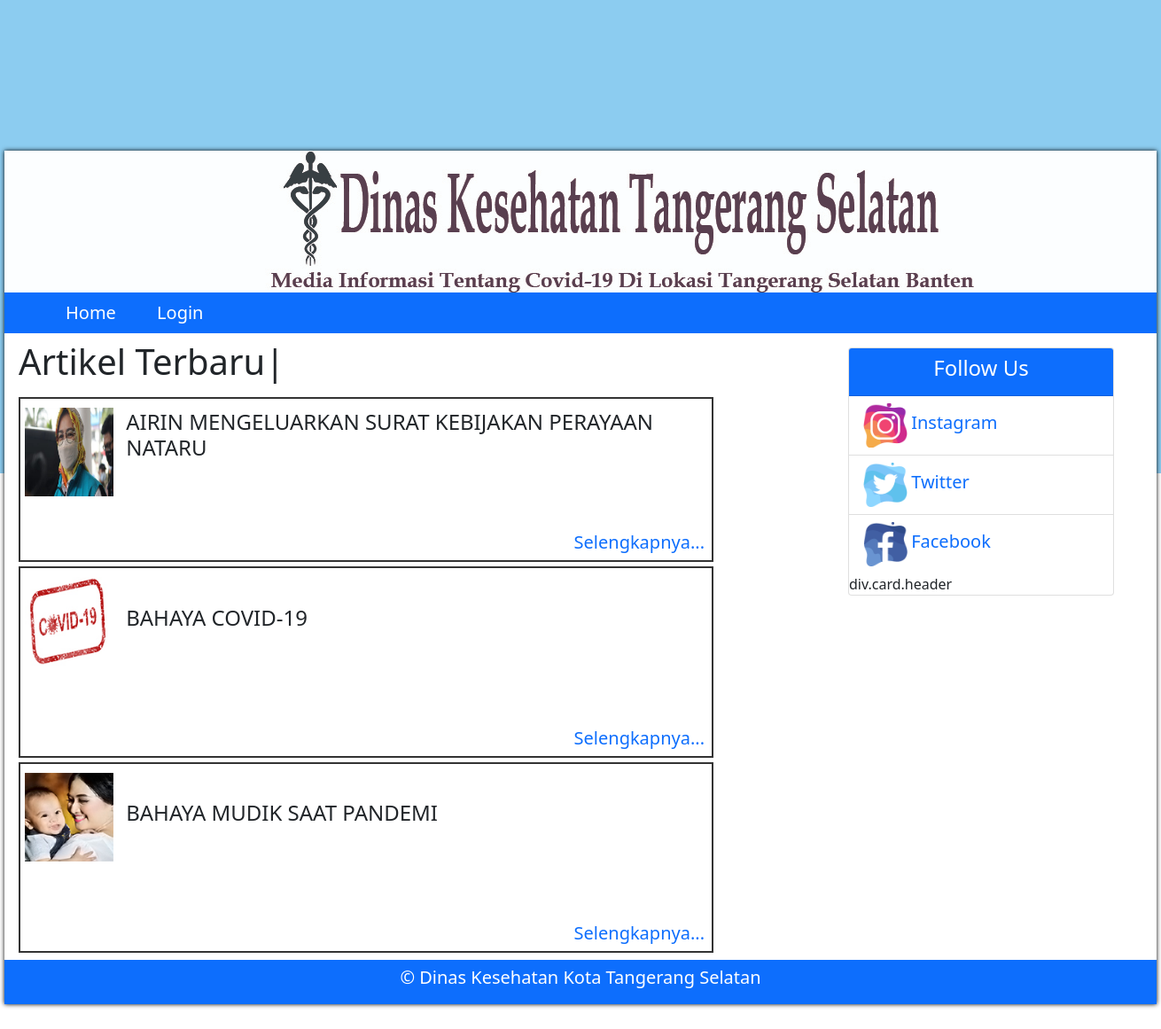
The page / on the database its author committed.
### tables this page shows
CREATE TABLE `artikel` (
  `id` int(11) NOT NULL,
  `judul` varchar(255) NOT NULL,
  `tanggal` int(11) NOT NULL,
  `isi` text NOT NULL,
  `gambar` varchar(255) NOT NULL
);

### koneksi.php (called while the page is built, shortened)
<?php
$db = mysqli_connect("localhost","root","","2021");
function query($data){
	global $db;
	$query = mysqli_query($db,$data);
	$row = [];
	while($data = mysqli_fetch_assoc($query)){
		$row[] = $data;
	}
return $row;
}
 ?>

### page/home.php (the view, shortened to what this page needs)
<?php
$query = query("SELECT * FROM artikel ");
 ?>
<div class="ms-3 mt-2 mb-2">
	<h1 class="mb-3">Artikel Terbaru|</h1>
	<?php $i= 1;
	foreach( $query as $artikel): ?>
		<div class="artikel">
				<img src="img/<?= $artikel['gambar']; ?>" class="img" alt="">
			<div class="isi">
				<h4><?= $artikel['judul']; ?></h4>
			</div>
			<h5>
				<a href="?page=view&id=<?= $artikel['id']; ?>" class="text-decoration-none float-end me-2 pb-2">Selengkapnya...</a>
			</h5>
		</div>
	<?php endforeach; ?>
</div>

### my.css (style rules this page uses)
body { background-image: url(img/bg3.jpg); background-repeat: repeat; width: 100%; }
.img { width: 100px; height: 100px; margin: 10px 0 10px 0; margin-left: 5px; display: inline-block; }
.isi { width: 80%; margin-left: 10px; height: 130px; display: inline-block; margin-bottom: 8px; }
.artikel { position: relative; margin-bottom: 5px; border: 2px solid #333; }

### rows shown on the page
artikel: gambar (picture), judul "AIRIN MENGELUARKAN SURAT KEBIJAKAN PERAYAAN NATARU"
artikel: gambar (picture), judul "BAHAYA COVID-19"
artikel: gambar (picture), judul "BAHAYA MUDIK SAAT PANDEMI"
